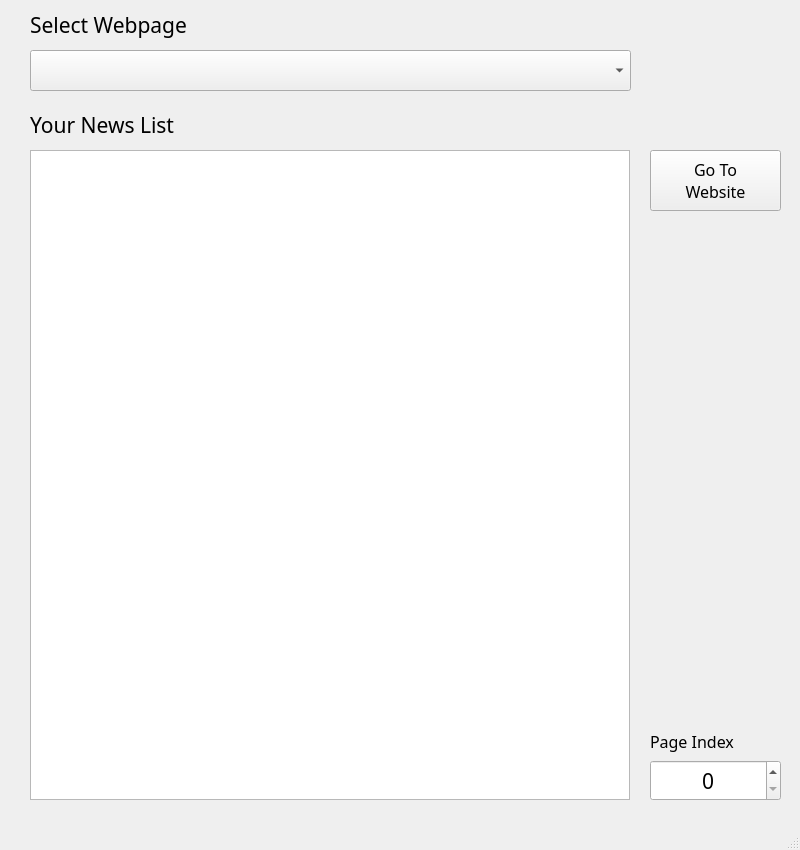
<?xml version="1.0" encoding="UTF-8"?>
<ui version="4.0">
 <class>MainWindow</class>
 <widget class="QMainWindow" name="MainWindow">
  <property name="geometry">
   <rect>
    <x>0</x>
    <y>0</y>
    <width>800</width>
    <height>850</height>
   </rect>
  </property>
  <property name="font">
   <font>
    <family>나눔스퀘어</family>
   </font>
  </property>
  <property name="windowTitle">
   <string>MySearch</string>
  </property>
  <widget class="QWidget" name="centralwidget">
   <widget class="QListView" name="post_listview">
    <property name="geometry">
     <rect>
      <x>30</x>
      <y>150</y>
      <width>600</width>
      <height>650</height>
     </rect>
    </property>
    <property name="font">
     <font>
      <family>나눔스퀘어</family>
      <pointsize>10</pointsize>
     </font>
    </property>
    <property name="lineWidth">
     <number>1</number>
    </property>
    <property name="verticalScrollBarPolicy">
     <enum>Qt::ScrollBarAlwaysOff</enum>
    </property>
    <property name="horizontalScrollBarPolicy">
     <enum>Qt::ScrollBarAlwaysOff</enum>
    </property>
    <property name="spacing">
     <number>5</number>
    </property>
    <property name="uniformItemSizes">
     <bool>false</bool>
    </property>
   </widget>
   <widget class="QLabel" name="news_list_label">
    <property name="geometry">
     <rect>
      <x>30</x>
      <y>110</y>
      <width>179</width>
      <height>30</height>
     </rect>
    </property>
    <property name="font">
     <font>
      <family>나눔스퀘어</family>
      <pointsize>16</pointsize>
     </font>
    </property>
    <property name="text">
     <string>Your News List</string>
    </property>
   </widget>
   <widget class="QLabel" name="webpage_label">
    <property name="geometry">
     <rect>
      <x>30</x>
      <y>10</y>
      <width>200</width>
      <height>30</height>
     </rect>
    </property>
    <property name="font">
     <font>
      <family>나눔스퀘어</family>
      <pointsize>16</pointsize>
     </font>
    </property>
    <property name="text">
     <string>Select Webpage</string>
    </property>
   </widget>
   <widget class="QSpinBox" name="page_spinBox">
    <property name="geometry">
     <rect>
      <x>650</x>
      <y>760</y>
      <width>131</width>
      <height>41</height>
     </rect>
    </property>
    <property name="font">
     <font>
      <family>나눔스퀘어</family>
      <pointsize>16</pointsize>
     </font>
    </property>
    <property name="layoutDirection">
     <enum>Qt::LeftToRight</enum>
    </property>
    <property name="alignment">
     <set>Qt::AlignCenter</set>
    </property>
   </widget>
   <widget class="QLabel" name="page_index_label">
    <property name="geometry">
     <rect>
      <x>650</x>
      <y>730</y>
      <width>101</width>
      <height>22</height>
     </rect>
    </property>
    <property name="font">
     <font>
      <family>나눔스퀘어</family>
      <pointsize>12</pointsize>
     </font>
    </property>
    <property name="text">
     <string>Page Index</string>
    </property>
   </widget>
   <widget class="QComboBox" name="webpage_comboBox">
    <property name="geometry">
     <rect>
      <x>30</x>
      <y>50</y>
      <width>601</width>
      <height>41</height>
     </rect>
    </property>
    <property name="font">
     <font>
      <pointsize>12</pointsize>
     </font>
    </property>
   </widget>
   <widget class="QPushButton" name="go_to_website_button">
    <property name="geometry">
     <rect>
      <x>650</x>
      <y>150</y>
      <width>131</width>
      <height>61</height>
     </rect>
    </property>
    <property name="font">
     <font>
      <family>나눔스퀘어</family>
      <pointsize>12</pointsize>
     </font>
    </property>
    <property name="text">
     <string>Go To
Website</string>
    </property>
   </widget>
  </widget>
  <widget class="QStatusBar" name="statusbar"/>
 </widget>
 <resources/>
 <connections/>
</ui>
